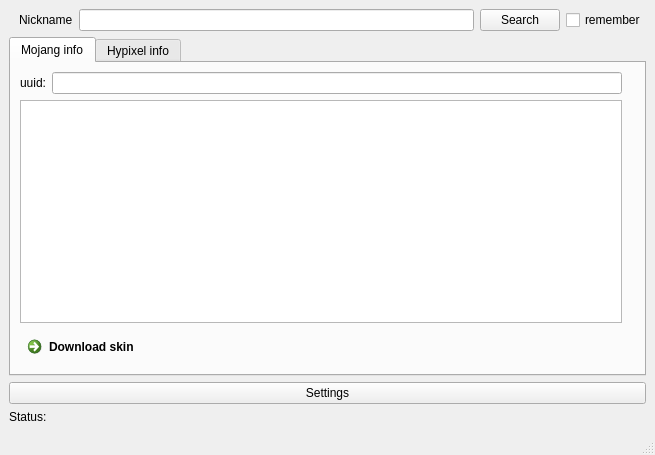
<?xml version="1.0" encoding="UTF-8"?>
<ui version="4.0">
 <class>MainWindow</class>
 <widget class="QMainWindow" name="MainWindow">
  <property name="geometry">
   <rect>
    <x>0</x>
    <y>0</y>
    <width>655</width>
    <height>455</height>
   </rect>
  </property>
  <property name="windowTitle">
   <string>HyAppStats</string>
  </property>
  <widget class="QWidget" name="centralwidget">
   <layout class="QVBoxLayout" name="verticalLayout_2">
    <item>
     <layout class="QHBoxLayout" name="horizontalLayout_3">
      <item>
       <spacer name="horizontalSpacer">
        <property name="orientation">
         <enum>Qt::Horizontal</enum>
        </property>
        <property name="sizeType">
         <enum>QSizePolicy::Fixed</enum>
        </property>
        <property name="sizeHint" stdset="0">
         <size>
          <width>10</width>
          <height>10</height>
         </size>
        </property>
       </spacer>
      </item>
      <item>
       <widget class="QLabel" name="nick">
        <property name="text">
         <string>Nickname</string>
        </property>
       </widget>
      </item>
      <item>
       <widget class="QLineEdit" name="nickInput">
        <property name="text">
         <string/>
        </property>
       </widget>
      </item>
      <item>
       <widget class="QPushButton" name="search">
        <property name="text">
         <string>Search</string>
        </property>
       </widget>
      </item>
      <item>
       <widget class="QCheckBox" name="rem">
        <property name="text">
         <string>remember</string>
        </property>
       </widget>
      </item>
     </layout>
    </item>
    <item>
     <widget class="QTabWidget" name="tabWidget">
      <property name="currentIndex">
       <number>0</number>
      </property>
      <widget class="QWidget" name="tab">
       <attribute name="title">
        <string>Mojang info</string>
       </attribute>
       <layout class="QHBoxLayout" name="horizontalLayout_4">
        <item>
         <layout class="QHBoxLayout" name="horizontalLayout_2">
          <item>
           <layout class="QVBoxLayout" name="verticalLayout">
            <item>
             <layout class="QHBoxLayout" name="horizontalLayout">
              <item>
               <widget class="QLabel" name="id">
                <property name="text">
                 <string>uuid:</string>
                </property>
               </widget>
              </item>
              <item>
               <widget class="QLineEdit" name="idBar">
                <property name="text">
                 <string/>
                </property>
               </widget>
              </item>
             </layout>
            </item>
            <item>
             <widget class="QListWidget" name="oldNicks"/>
            </item>
            <item>
             <widget class="QCommandLinkButton" name="download">
              <property name="text">
               <string>Download skin</string>
              </property>
              <property name="icon">
               <iconset theme="a">
                <normaloff>.</normaloff>.</iconset>
              </property>
             </widget>
            </item>
           </layout>
          </item>
          <item>
           <widget class="QLabel" name="skinView">
            <property name="text">
             <string/>
            </property>
           </widget>
          </item>
         </layout>
        </item>
       </layout>
      </widget>
      <widget class="QWidget" name="tab_2">
       <attribute name="title">
        <string>Hypixel info</string>
       </attribute>
       <layout class="QHBoxLayout" name="horizontalLayout_5">
        <item>
         <widget class="QTabWidget" name="tabWidget_2">
          <property name="currentIndex">
           <number>0</number>
          </property>
          <widget class="QWidget" name="tab_3">
           <attribute name="title">
            <string>Player</string>
           </attribute>
           <layout class="QHBoxLayout" name="horizontalLayout_6">
            <item>
             <widget class="QTextBrowser" name="mainInfo">
              <property name="enabled">
               <bool>true</bool>
              </property>
              <property name="html">
               <string>&lt;!DOCTYPE HTML PUBLIC &quot;-//W3C//DTD HTML 4.0//EN&quot; &quot;http://www.w3.org/TR/REC-html40/strict.dtd&quot;&gt;
&lt;html&gt;&lt;head&gt;&lt;meta name=&quot;qrichtext&quot; content=&quot;1&quot; /&gt;&lt;style type=&quot;text/css&quot;&gt;
p, li { white-space: pre-wrap; }
&lt;/style&gt;&lt;/head&gt;&lt;body style=&quot; font-family:'MS Shell Dlg 2'; font-size:8.25pt; font-weight:400; font-style:normal;&quot;&gt;
&lt;p style=&quot;-qt-paragraph-type:empty; margin-top:12px; margin-bottom:12px; margin-left:0px; margin-right:0px; -qt-block-indent:0; text-indent:0px;&quot;&gt;&lt;br /&gt;&lt;/p&gt;&lt;/body&gt;&lt;/html&gt;</string>
              </property>
             </widget>
            </item>
            <item>
             <layout class="QVBoxLayout" name="verticalLayout_3">
              <item>
               <widget class="QTextBrowser" name="rank">
                <property name="html">
                 <string>&lt;!DOCTYPE HTML PUBLIC &quot;-//W3C//DTD HTML 4.0//EN&quot; &quot;http://www.w3.org/TR/REC-html40/strict.dtd&quot;&gt;
&lt;html&gt;&lt;head&gt;&lt;meta name=&quot;qrichtext&quot; content=&quot;1&quot; /&gt;&lt;style type=&quot;text/css&quot;&gt;
p, li { white-space: pre-wrap; }
&lt;/style&gt;&lt;/head&gt;&lt;body style=&quot; font-family:'MS Shell Dlg 2'; font-size:8.25pt; font-weight:400; font-style:normal;&quot;&gt;
&lt;p style=&quot;-qt-paragraph-type:empty; margin-top:0px; margin-bottom:0px; margin-left:0px; margin-right:0px; -qt-block-indent:0; text-indent:0px;&quot;&gt;&lt;br /&gt;&lt;/p&gt;&lt;/body&gt;&lt;/html&gt;</string>
                </property>
               </widget>
              </item>
              <item>
               <widget class="QTextBrowser" name="guild"/>
              </item>
              <item>
               <widget class="QTextBrowser" name="login"/>
              </item>
             </layout>
            </item>
           </layout>
          </widget>
          <widget class="QWidget" name="tab_4">
           <attribute name="title">
            <string>SkyWars</string>
           </attribute>
           <layout class="QGridLayout" name="gridLayout">
            <item row="0" column="1">
             <widget class="QLabel" name="label">
              <property name="font">
               <font>
                <pointsize>16</pointsize>
               </font>
              </property>
              <property name="text">
               <string>Ranked:</string>
              </property>
             </widget>
            </item>
            <item row="1" column="0">
             <widget class="QTextBrowser" name="swStats"/>
            </item>
            <item row="1" column="1">
             <widget class="QTextBrowser" name="rSwStats"/>
            </item>
            <item row="0" column="0">
             <widget class="QLabel" name="label_2">
              <property name="font">
               <font>
                <pointsize>16</pointsize>
               </font>
              </property>
              <property name="text">
               <string>SkyWars:</string>
              </property>
             </widget>
            </item>
           </layout>
          </widget>
         </widget>
        </item>
       </layout>
      </widget>
     </widget>
    </item>
    <item>
     <widget class="QPushButton" name="setShow">
      <property name="text">
       <string>Settings</string>
      </property>
     </widget>
    </item>
    <item>
     <widget class="QLabel" name="status">
      <property name="text">
       <string>Status:</string>
      </property>
     </widget>
    </item>
   </layout>
  </widget>
  <widget class="QMenuBar" name="menubar">
   <property name="geometry">
    <rect>
     <x>0</x>
     <y>0</y>
     <width>655</width>
     <height>21</height>
    </rect>
   </property>
  </widget>
  <widget class="QStatusBar" name="statusbar"/>
 </widget>
 <resources/>
 <connections/>
</ui>
